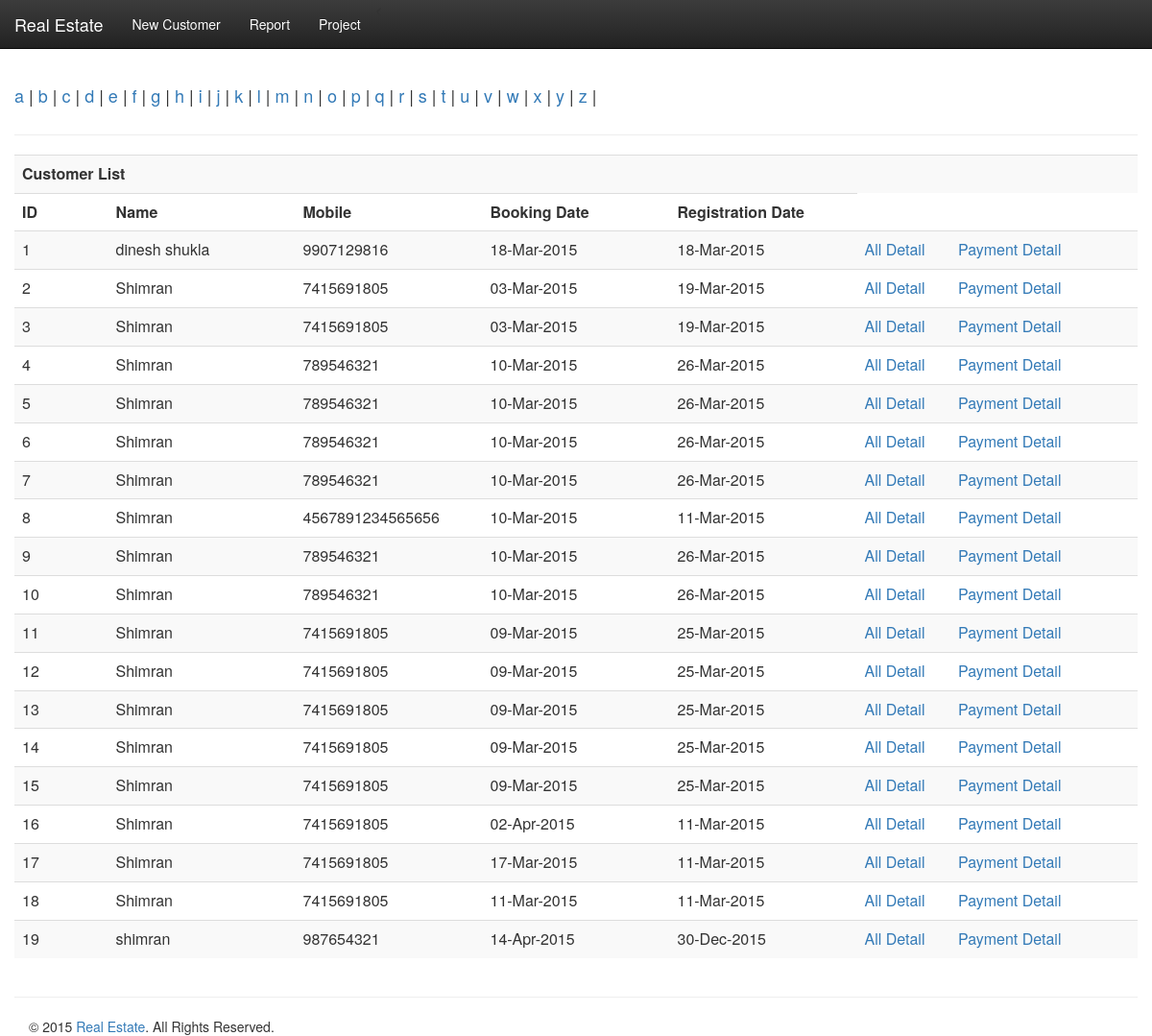
Page /welcome/report on the committed database.
### tables this page shows
CREATE TABLE IF NOT EXISTS `info_form` (
  `id` int(11) NOT NULL AUTO_INCREMENT,
  `name` varchar(60) NOT NULL,
  `plot_area` float NOT NULL,
  `rakba` float NOT NULL,
  `face` varchar(20) NOT NULL,
  `booking_amount` int(11) NOT NULL,
  `owner_name` varchar(60) NOT NULL,
  `father_name` varchar(60) NOT NULL,
  `address` varchar(250) NOT NULL,
  `mobile_no` bigint(20) NOT NULL,
  `owner_rakba` float NOT NULL,
  `project_name` varchar(60) NOT NULL,
  `booking_date` varchar(20) NOT NULL,
  `registration_date` varchar(20) NOT NULL,
  `posesion_date` varchar(20) NOT NULL,
  `pramanikarna_date` varchar(20) NOT NULL,
  PRIMARY KEY (`id`)
);

### application/views/template/contant.php (called while the page is built)
<?php
$this->load->view('template/header');
$this->load->view($page);
$this->load->view('template/footer');
?>

### application/controllers/welcome.php (called while the page is built, shortened)
<?php if ( ! defined('BASEPATH')) exit('No direct script access allowed');
class Welcome extends CI_Controller
{
	public function __construct()
	{
		 $this->load->model('m_logic');
	}
	public function report($customer = NULL)
	{
		$data['page'] = 'customer';
		$data['title'] = 'Report';
		$data['customer'] = $this->m_logic->db_like('info_form', 'name', $customer);
		$this->load->view('template/contant', $data);
	}
}

### index.php (called while the page is built, shortened)
<?php
require_once BASEPATH.'core/CodeIgniter.php';

### application/models/m_logic.php (called while the page is built, shortened)
<?php if ( ! defined('BASEPATH')) exit('No direct script access allowed');
class M_logic extends CI_Model
{
    public function db_like($table, $field, $like_value)
    {
        $this->db->like($field, $like_value, 'after');
        $query = $this->db->get($table);
        return $query;
    }
}

### application/views/customer.php (the view)
<?php
$this->load->view('alpha');
?>
<div class="container">
            <div class="row">
                <hr/>
                <?php
                if($customer->num_rows>0)
                {
                    ?>
                    <table class="table table-striped success">
                        <tr> <th colspan="7"> Customer List </th></tr>
                        <tr> <td class="col-md-1"><b> ID </b></td><td class="col-md-2"><b> Name</b> </td><td class="col-md-2"><b>Mobile</b></td><td class="col-md-2"><b>Booking Date</b></td> <td class="col-md-2"><b>Registration Date</b></td></tr>
                        <?php
                    foreach($customer->result() as $row)
                    {
                        ?>
                        <tr> <td class="col-md-1"><?php echo $row->id;?></td><td class="col-md-2"><?php echo $row->name;?></td><td class="col-md-2"><?php echo $row->mobile_no;?></td><td class="col-md-2"><?php echo date('d-M-Y',$row->booking_date);?></td><td class="col-md-2"><?php echo date('d-M-Y',$row->registration_date);?></td><td class="col-md-1"><a href='<?php echo base_url().'welcome/successful_insert/'.$row->id;?>'> All Detail </a></td><td class="col-md-2"><a href="<?php echo base_url();?>welcome/payment/<?php echo $row->id;?>"> Payment Detail</a></td></tr>
                        <?php
                    }
                    echo " </table>";
                }
                else
                {
                    echo "Your search did not match any documents.<br/>";
                    echo "Try different keywords.";
                }
                ?>
            </div>
</div>

### application/views/template/header.php (shortened to what this page needs)
<html>
    <head>
        <link rel="stylesheet" href="<?php echo base_url();?>css/bootstrap.min.css">
        <link rel="stylesheet" href="https://maxcdn.bootstrapcdn.com/bootstrap/3.3.2/css/bootstrap-theme.min.css">
    </head>
    <body>
        <nav class="navbar navbar-inverse navbar-fixed-top">
  <div class="container-fluid">
    <div class="navbar-header">
      <a class="navbar-brand" href="#">Real Estate</a>
    </div>
    <div>
      <<ul class="nav navbar-nav">
        <li><a href="<?php echo base_url();?>welcome/entry_form" style="color:#fff">New Customer</a></li>
        <li><a href="<?php echo base_url();?>welcome/report" style="color:#fff">Report</a></li>
        <li><a href="<?php echo base_url();?>welcome/" style="color:#fff">Project</a></li>
      </ul>
    </div>
  </div>
</nav>
        <br/>
        <br/>
        <br/>
        <br/>

### application/views/alpha.php
<div class="container">
            <div class="row">
                <h4>
                <?php
                foreach(range('a','z') as $letter)
                {
                    echo " <a href='".base_url()."welcome/report/".$letter."'>".$letter."</a> | ";
                }
                ?>
                </h4>
            </div>
</div>

### application/views/template/footer.php
<footer id="footer" class="midnight-blue">
        <div class="container">
            <div class="row">
                <hr/>
                <div class="col-sm-6">
                    &copy; 2015 <a target="_blank" href="#" title="#">Real Estate</a>. All Rights Reserved.
                </div>
                <div class="col-sm-6">
                </div>
            </div>
        </div>
    </footer>

### rows in the picture
info_form: id "1", name "dinesh shukla", mobile_no "9907129816", booking_date "18-Mar-2015", registration_date "18-Mar-2015"
info_form: id "2", name "Shimran", mobile_no "7415691805", booking_date "03-Mar-2015", registration_date "19-Mar-2015"
info_form: id "3", name "Shimran", mobile_no "7415691805", booking_date "03-Mar-2015", registration_date "19-Mar-2015"
info_form: id "4", name "Shimran", mobile_no "789546321", booking_date "10-Mar-2015", registration_date "26-Mar-2015"
info_form: id "5", name "Shimran", mobile_no "789546321", booking_date "10-Mar-2015", registration_date "26-Mar-2015"
info_form: id "6", name "Shimran", mobile_no "789546321", booking_date "10-Mar-2015", registration_date "26-Mar-2015"
info_form: id "7", name "Shimran", mobile_no "789546321", booking_date "10-Mar-2015", registration_date "26-Mar-2015"
info_form: id "8", name "Shimran", mobile_no "4567891234565656", booking_date "10-Mar-2015", registration_date "11-Mar-2015"
info_form: id "9", name "Shimran", mobile_no "789546321", booking_date "10-Mar-2015", registration_date "26-Mar-2015"
info_form: id "10", name "Shimran", mobile_no "789546321", booking_date "10-Mar-2015", registration_date "26-Mar-2015"
info_form: id "11", name "Shimran", mobile_no "7415691805", booking_date "09-Mar-2015", registration_date "25-Mar-2015"
info_form: id "12", name "Shimran", mobile_no "7415691805", booking_date "09-Mar-2015", registration_date "25-Mar-2015"
info_form: id "13", name "Shimran", mobile_no "7415691805", booking_date "09-Mar-2015", registration_date "25-Mar-2015"
info_form: id "14", name "Shimran", mobile_no "7415691805", booking_date "09-Mar-2015", registration_date "25-Mar-2015"
info_form: id "15", name "Shimran", mobile_no "7415691805", booking_date "09-Mar-2015", registration_date "25-Mar-2015"
info_form: id "16", name "Shimran", mobile_no "7415691805", booking_date "02-Apr-2015", registration_date "11-Mar-2015"
info_form: id "17", name "Shimran", mobile_no "7415691805", booking_date "17-Mar-2015", registration_date "11-Mar-2015"
info_form: id "18", name "Shimran", mobile_no "7415691805", booking_date "11-Mar-2015", registration_date "11-Mar-2015"
info_form: id "19", name "shimran", mobile_no "987654321", booking_date "14-Apr-2015", registration_date "30-Dec-2015"

### other values in the picture
$letter "a"
$letter "b"
$letter "c"
$letter "d"
$letter "e"
$letter "f"
$letter "g"
$letter "h"
$letter "i"
$letter "j"
$letter "k"
$letter "l"
$letter "m"
$letter "n"
$letter "o"
